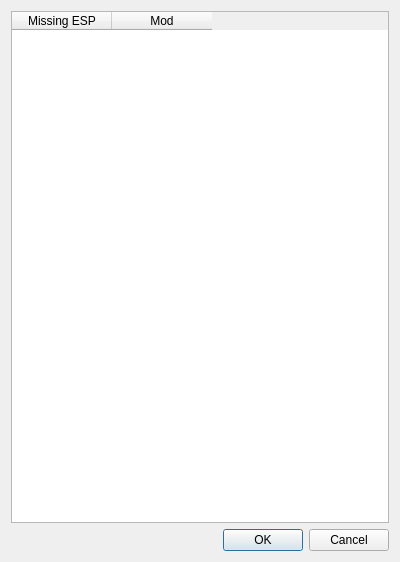
<?xml version="1.0" encoding="UTF-8"?>
<ui version="4.0">
 <class>ActivateModsDialog</class>
 <widget class="QDialog" name="ActivateModsDialog">
  <property name="geometry">
   <rect>
    <x>0</x>
    <y>0</y>
    <width>400</width>
    <height>562</height>
   </rect>
  </property>
  <property name="windowTitle">
   <string>Activate Mods</string>
  </property>
  <layout class="QVBoxLayout" name="verticalLayout">
   <item>
    <widget class="QTableWidget" name="modsTable">
     <property name="toolTip">
      <string>This is a list of esps and esms that were active when the save game was created.</string>
     </property>
     <property name="whatsThis">
      <string>&lt;!DOCTYPE HTML PUBLIC &quot;-//W3C//DTD HTML 4.0//EN&quot; &quot;http://www.w3.org/TR/REC-html40/strict.dtd&quot;&gt;
&lt;html&gt;&lt;head&gt;&lt;meta name=&quot;qrichtext&quot; content=&quot;1&quot; /&gt;&lt;style type=&quot;text/css&quot;&gt;
p, li { white-space: pre-wrap; }
&lt;/style&gt;&lt;/head&gt;&lt;body style=&quot; font-family:'MS Shell Dlg 2'; font-size:8.25pt; font-weight:400; font-style:normal;&quot;&gt;
&lt;p style=&quot; margin-top:0px; margin-bottom:0px; margin-left:0px; margin-right:0px; -qt-block-indent:0; text-indent:0px;&quot;&gt;&lt;span style=&quot; font-size:8pt;&quot;&gt;This is a list of esps and esms that were active when the save game was created.&lt;/span&gt;&lt;/p&gt;
&lt;p style=&quot; margin-top:0px; margin-bottom:0px; margin-left:0px; margin-right:0px; -qt-block-indent:0; text-indent:0px;&quot;&gt;&lt;span style=&quot; font-size:8pt;&quot;&gt;For each esp, the right column contains the mod (or mods) that can be enabled to make the missing esps/esms available.&lt;/span&gt;&lt;/p&gt;
&lt;p style=&quot;-qt-paragraph-type:empty; margin-top:0px; margin-bottom:0px; margin-left:0px; margin-right:0px; -qt-block-indent:0; text-indent:0px;&quot;&gt;&lt;/p&gt;
&lt;p style=&quot; margin-top:0px; margin-bottom:0px; margin-left:0px; margin-right:0px; -qt-block-indent:0; text-indent:0px;&quot;&gt;&lt;span style=&quot; font-size:8pt;&quot;&gt;If you hit Ok, all the mods selected in the right columns and all missing esps that have become available will be activated.&lt;/span&gt;&lt;/p&gt;&lt;/body&gt;&lt;/html&gt;</string>
     </property>
     <property name="columnCount">
      <number>2</number>
     </property>
     <column>
      <property name="text">
       <string>Missing ESP</string>
      </property>
     </column>
     <column>
      <property name="text">
       <string>Mod</string>
      </property>
     </column>
    </widget>
   </item>
   <item>
    <widget class="QDialogButtonBox" name="buttonBox">
     <property name="orientation">
      <enum>Qt::Horizontal</enum>
     </property>
     <property name="standardButtons">
      <set>QDialogButtonBox::Cancel|QDialogButtonBox::Ok</set>
     </property>
     <property name="centerButtons">
      <bool>false</bool>
     </property>
    </widget>
   </item>
  </layout>
 </widget>
 <resources/>
 <connections>
  <connection>
   <sender>buttonBox</sender>
   <signal>accepted()</signal>
   <receiver>ActivateModsDialog</receiver>
   <slot>accept()</slot>
   <hints>
    <hint type="sourcelabel">
     <x>248</x>
     <y>254</y>
    </hint>
    <hint type="destinationlabel">
     <x>157</x>
     <y>274</y>
    </hint>
   </hints>
  </connection>
  <connection>
   <sender>buttonBox</sender>
   <signal>rejected()</signal>
   <receiver>ActivateModsDialog</receiver>
   <slot>reject()</slot>
   <hints>
    <hint type="sourcelabel">
     <x>316</x>
     <y>260</y>
    </hint>
    <hint type="destinationlabel">
     <x>286</x>
     <y>274</y>
    </hint>
   </hints>
  </connection>
 </connections>
</ui>
